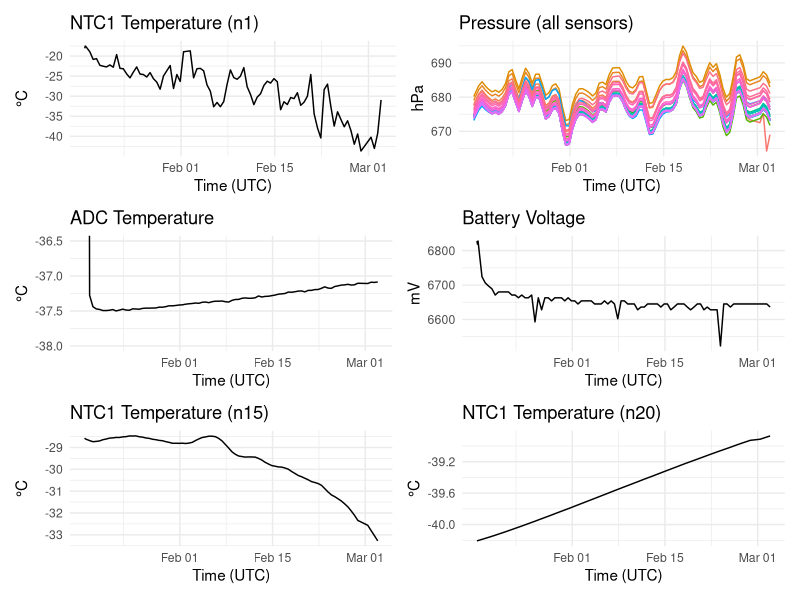
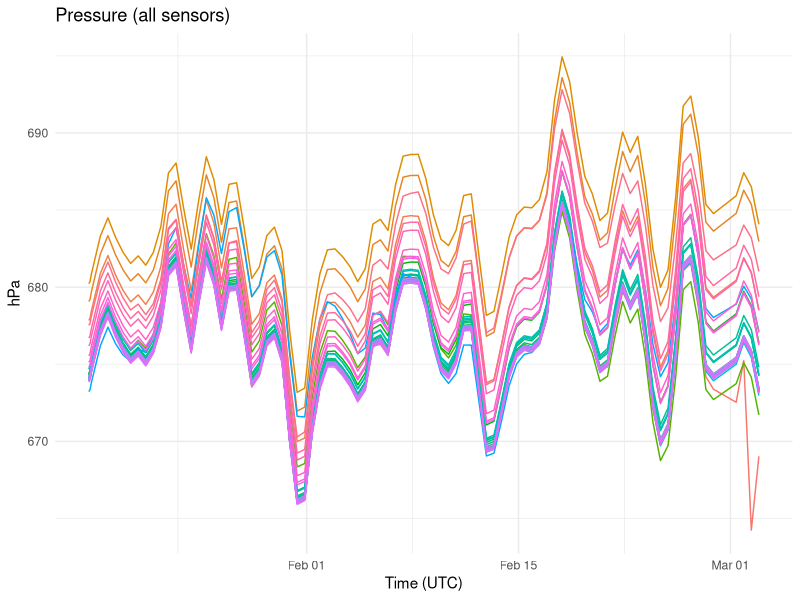
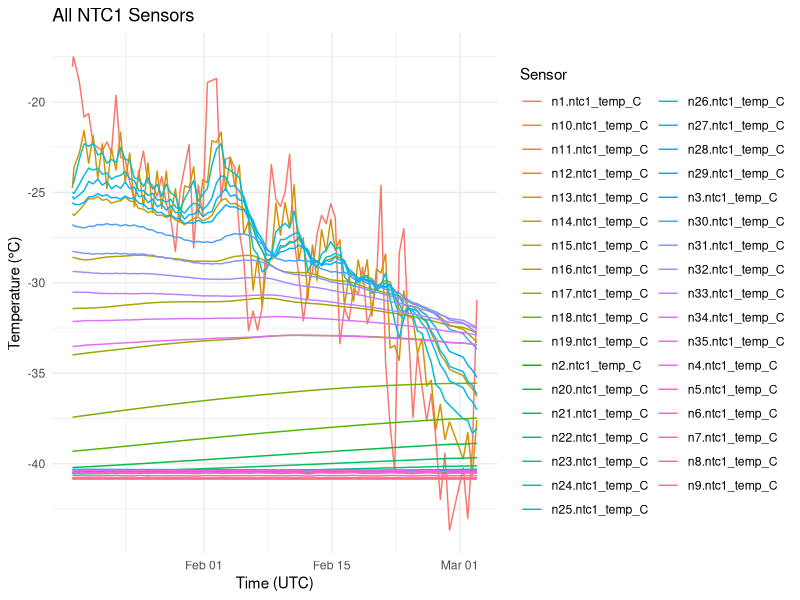

Reproduce these figures in R, in order.
## ---- chunk 1
library(ggplot2)
library(dplyr)
library(tidyr)
library(patchwork)
## ---- chunk 2

#' Extract a substring block from a hex string
#'
#' @param s Character scalar. Full hex string.
#' @param pos Integer. 1-based start position in `s`.
#' @param n Integer. Number of characters to extract.
#' @return Character scalar of length `n` (or shorter if `s` ends early).
hex_block <- function(s, pos, n) substr(s, pos, pos + n - 1L)


#' Convert hexadecimal string to an unsigned number (robust)
#'
#' Robustly converts a hexadecimal string to a numeric value.
#' This avoids potential overflow issues of `strtoi()` for unsigned 32-bit values
#' (e.g., Unix time encoded as 8 hex chars).
#'
#' @param h Character scalar. Hex string (e.g., "1A18", "FFFFFFFF").
#' @return Numeric scalar (or `NA_real_` if parsing fails).
#' @examples
#' hex_to_uint("1a18")     # 6680
#' hex_to_uint("FFFFFFFF") # 4294967295
hex_to_uint <- function(h) {
  if (is.na(h) || h == "" || nchar(h) == 0L) return(NA_real_)
  h <- toupper(h)

  chars <- strsplit(h, "", fixed = TRUE)[[1]]
  # Map '0'..'9','A'..'F' -> 0..15
  nibble <- match(chars, c(as.character(0:9), LETTERS[1:6])) - 1L
  if (any(is.na(nibble))) return(NA_real_)

  # Accumulate in base-16 (numeric is exact up to 2^53)
  v <- 0
  for (d in nibble) v <- v * 16 + d
  v
}


#' Convert hexadecimal string to signed integer (two's complement)
#'
#' Interprets an unsigned hex value as a signed two's-complement integer
#' of given bit width.
#'
#' @param h Character scalar. Hex string.
#' @param bits Integer. Bit width (e.g., 16, 24).
#' @return Integer scalar (or `NA_integer_` if parsing fails).
#' @examples
#' hex_to_int("FF", 8)     # -1
#' hex_to_int("8000", 16)  # -32768
hex_to_int <- function(h, bits) {
  v <- hex_to_uint(h)
  if (is.na(v)) return(NA_integer_)

  sign_bit <- 2^(bits - 1L)
  if (v >= sign_bit) v <- v - 2^bits

  as.integer(v)
}


#' Get decoding specification for a field name
#'
#' Returns the number of hex characters (`n_hex`) and a decoding function
#' to convert the corresponding block into a value.
#'
#' Rules implemented:
#' - `time_unix`: 8 hex chars, unsigned
#' - `adc_temp`: 6 hex chars, signed 24-bit
#' - `battery_mv`: 4 hex chars, unsigned (uint16)
#' - `*.gnd`: 4 hex chars, signed 16-bit
#' - `*.ntc1`, `*.ntc2`, `*.pressure`: 6 hex chars, signed 24-bit
#'
#' @param name Character scalar. Field name from the schema.
#' @return List with elements `n_hex` (integer) and `decode` (function).
field_spec <- function(name) {
  if (name == "time_unix") {
    return(list(n_hex = 8L, decode = hex_to_uint))
  }
  if (name == "adc_temp") {
    return(list(n_hex = 6L, decode = function(h) hex_to_int(h, bits = 24L)))
  }
  if (name == "battery_mv") {
    return(list(n_hex = 4L, decode = hex_to_uint))
  }

  if (grepl("\\.gnd$", name)) {
    return(list(n_hex = 4L, decode = function(h) hex_to_int(h, bits = 16L)))
  }
  if (grepl("\\.(ntc1|ntc2|pressure|testSB)$", name)) {
    return(list(n_hex = 6L, decode = function(h) hex_to_int(h, bits = 24L)))
  }

  stop("No decoding rule for field: ", name)
}


#' Decode a hex-encoded record according to a schema
#'
#' Decodes a single hex string into named values according to a schema that
#' specifies the order and names of fields. Fields are separated by whitespace.
#'
#' @param schema Character scalar. Whitespace-separated field names.
#'   Example: `"time_unix adc_temp n1.ntc1 n1.ntc2 n1.gnd n1.pressure battery_mv"`.
#' @param hex_string Character scalar. The full hex payload to decode.
#' @return Named list with one element per schema field.
#' @examples
#' schema <- "time_unix adc_temp n1.ntc1 n1.ntc2 n1.gnd n1.pressure battery_mv"
#' # decoded <- decode_hex_line(schema, "6971e7d2...1a18")
decode_hex_line <- function(schema, hex_string) {
  fields <- strsplit(trimws(schema), "\\s+")[[1]]
  out <- vector("list", length(fields))
  names(out) <- fields

  pos <- 1L
  for (i in seq_along(fields)) {
    sp <- field_spec(fields[i])
    block <- hex_block(hex_string, pos, sp$n_hex)

    out[[i]] <- if (nchar(block) == sp$n_hex) sp$decode(block) else NA
    pos <- pos + sp$n_hex
  }

  # Warn if extra characters remain (usually indicates schema mismatch)
  if (pos <= nchar(hex_string)) {
    leftover <- substr(hex_string, pos, nchar(hex_string))
    if (nchar(trimws(leftover)) > 0L) {
      warning("Unused trailing hex characters: ", leftover)
    }
  }

  out
}
## ---- chunk 3
#' Check plausibility of decoded sensor values
#'
#' Performs a simple plausibility check on decoded sensor data.
#' Ground reference values (`*.gnd`) must lie between -1000 and -500,
#' and pressure values (`*.pressure`) between 620000 and 740000.
#'
#' If all values fall within the expected ranges, a message "Plausibility check: OK"
#' is printed. Otherwise a warning is issued.
#'
#' @param decoded Named list returned by `decode_hex_line()`.
#'
#' @return Invisibly returns `NULL`. The function is intended for quick validation.
#'
#' @examples
#' decoded <- decode_hex_line(schema, hex_string)
#' check_plausibility(decoded)
check_plausibility <- function(decoded) {
  gnd  <- unlist(decoded[grep("\\.gnd$", names(decoded))])
  pres <- unlist(decoded[grep("\\.pressure$", names(decoded))])

  if (all(gnd >= -1000 & gnd <= -500, na.rm = TRUE) &&
      all(pres >= 620000 & pres <= 740000, na.rm = TRUE)) {
    message("Plausibility check: OK")
  } else {
    warning("Plausibility check failed")
  }
}
## ---- chunk 4
schema_head03 <- "time_unix	adc_temp	n1.ntc1	n1.ntc2	n1.gnd	n1.pressure	n2.ntc1	n2.ntc2	n2.gnd	n2.pressure	n3.ntc1	n3.ntc2	n3.gnd	n3.pressure	n4.ntc1	n4.ntc2	n4.gnd	n4.pressure	n5.ntc1	n5.ntc2	n5.gnd	n5.pressure	n6.ntc1	n6.ntc2	n6.gnd	n6.pressure	n7.ntc1	n7.ntc2	n7.gnd	n7.pressure	n8.ntc1	n8.ntc2	n8.gnd	n8.pressure	n9.ntc1	n9.ntc2	n9.gnd	n9.pressure	n10.ntc1	n10.ntc2	n10.gnd	n10.pressure	n11.ntc1	n11.ntc2	n11.gnd	n11.pressure	n12.ntc1	n12.ntc2	n12.gnd	n12.pressure	n13.ntc1	n13.ntc2	n13.gnd	n13.pressure	n14.ntc1	n14.ntc2	n14.gnd	n14.pressure	n15.ntc1	n15.ntc2	n15.gnd	n15.pressure	n16.ntc1	n16.ntc2	n16.gnd	n16.pressure	n17.ntc1	n17.ntc2	n17.gnd	n17.pressure	n18.ntc1	n18.ntc2	n18.gnd	n18.pressure	n19.ntc1	n19.ntc2	n19.gnd	n19.pressure	n20.ntc1	n20.ntc2	n20.gnd	n20.pressure	n21.ntc1	n21.ntc2	n21.gnd	n21.pressure	n22.ntc1	n22.ntc2	n22.gnd	n22.pressure	n23.ntc1	n23.ntc2	n23.gnd	n23.pressure	n24.ntc1	n24.ntc2	n24.gnd	n24.pressure	n25.ntc1	n25.ntc2	n25.gnd	n25.pressure	n26.ntc1	n26.ntc2	n26.gnd	n26.pressure	n27.ntc1	n27.ntc2	n27.gnd	n27.pressure	n28.ntc1	n28.ntc2	n28.gnd	n28.pressure	n29.ntc1	n29.ntc2	n29.gnd	n29.pressure	n30.ntc1	n30.ntc2	n30.gnd	n30.pressure	n31.ntc1	n31.ntc2	n31.gnd	n31.pressure	n32.ntc1	n32.ntc2	n32.gnd	n32.pressure	n33.ntc1	n33.ntc2	n33.gnd	n33.pressure	n34.ntc1	n34.ntc2	n34.gnd	n34.pressure	n35.ntc1	n35.ntc2	n35.gnd	n35.pressure	battery_mv"

schema_head04 <- "time_unix	adc_temp	n1.ntc1	n1.ntc2	n1.testSB	n1.gnd	n2.ntc1	n2.ntc2	n2.testSB	n2.gnd	n3.ntc1	n3.ntc2	n3.testSB	n3.gnd	n4.ntc1	n4.ntc2	n4.testSB	n4.gnd	n5.ntc1	n5.ntc2	n5.testSB	n5.gnd	n6.ntc1	n6.ntc2	n6.testSB	n6.gnd	n7.ntc1	n7.ntc2	n7.testSB	n7.gnd	n8.ntc1	n8.ntc2	n8.testSB	n8.gnd	n9.ntc1	n9.ntc2	n9.testSB	n9.gnd	n10.ntc1	n10.ntc2	n10.testSB	n10.gnd	n11.ntc1	n11.ntc2	n11.testSB	n11.gnd	n12.ntc1	n12.ntc2	n12.testSB	n12.gnd	n13.ntc1	n13.ntc2	n13.testSB	n13.gnd	n14.ntc1	n14.ntc2	n14.testSB	n14.gnd	n15.ntc1	n15.ntc2	n15.testSB	n15.gnd	n16.ntc1	n16.ntc2	n16.testSB	n16.gnd	n17.ntc1	n17.ntc2	n17.testSB	n17.gnd	n18.ntc1	n18.ntc2	n18.testSB	n18.gnd	n19.ntc1	n19.ntc2	n19.testSB	n19.gnd	n20.ntc1	n20.ntc2	n20.testSB	n20.gnd	n21.ntc1	n21.ntc2	n21.testSB	n21.gnd	n22.ntc1	n22.ntc2	n22.testSB	n22.gnd	n23.ntc1	n23.ntc2	n23.testSB	n23.gnd	n24.ntc1	n24.ntc2	n24.testSB	n24.gnd	n25.ntc1	n25.ntc2	n25.testSB	n25.gnd	battery_mv"


## ---- chunk 5

example_head03 <- "6971e7d236cc371ed93a1ebdd7fccc0a571a48041d47dd5afcf90a5827477e02478b2cfcca0a5c6a47971a476e50fcd10a59cd47e0a847f6c4fcdf0a5ad547f66947ec67fcf40a5c91485b22486be5fcb10a5f8148bfb1489ac2fca60a616b48b7a448d80cfcbc0a624048bc9748e817fced0a658148d6af48fad0fcea0a6b2e48d442491b22fcd10a6faa24d30e24ec91fd240a579c27a7ac27bf89fccc0a56ea2d08f12d0c71fc910a56c9326aa6327c29fd100a567d378ee6378712fcd70a569f3f71f23f5c48fcb20a565c4456e3445c02fccd0a5b2046e0a346df55fcc50a579e47ce0547df41fce90a57c74811bd480d32fcff0a583b47f52347f4a4fce00a57e147c9a947ee7cfcd80a5938479d6547bacdfccf0a595b242bac2445d0fccc0a5743256483256b9bfce80a5657262eb5260830fcdf0a56d2274339272f0cfccc0a56ed29cfc429df8efd0d0a56c52cb2902cb9d2fcee0a572b2ecec42edae5fd170a56ae31009730facdfcaf0a5736340a893420bffcd30a55ef36c87c36b1fcfd0b0a56461a18"


decoded <- decode_hex_line(schema_head03, example_head03)
check_plausibility(decoded)
print(decoded)
## ---- chunk 6


data_head04 <- "69a5cb0a36a52835627235540663d24afcad38f48238ee6b63c79dfc8944f52644e16663bfb5fc9847891e47850663c4dbfc9547a57d47b0f063b71dfc7c479f9247aa7163c8b2fc6c47fc8547f54b63bb43fcb148301848293d63bb57fc3e4874b948604d63bd62fc7848b75948951463bbf3fc5d48de5748c05163b9a8fc5d48dc1348fc7763b76dfc4e490bea490b5e63baebfc6848fd95491e5c63bd17fc6348f59d4907a563c08dfc7a48c85248fff063a956fc4c48cc6748c02663bbedfcbf487d5e4878e763b03cfcbb4827e148165663b5c9fc7148108b480f0663bde5fc7134d94634c7d963bfe9fc8f35fa503601c163cd14fc86382a11381be363b303fc793d07373d2a2663b6e1fc7d45e12f460b6f63b404fc8b1a29"

decoded <- decode_hex_line(schema_head04, data_head04)
check_plausibility(decoded)
print(decoded)
## ---- chunk 7
library(readr)
library(dplyr)
library(lubridate)
library(purrr)
library(tidyr)
library(tibble)

#Example file for head03
df <- read_csv("./data/messages-1772658094615.csv", show_col_types = FALSE) %>%
  rename(datetime_utc = `Date Time (UTC)`,
         payload      = Payload,
         nbytes       = `Length (Bytes)`) %>%
  mutate(datetime_utc = dmy_hms(datetime_utc, tz = "UTC")) %>%
  arrange(datetime_utc)

# ---- 2) 340+54 Paare zu einer hex_data Zeile zusammenfügen ---
pairs <- df %>%
  mutate(
    next_time   = lead(datetime_utc),
    next_nbytes = lead(nbytes),
    next_pay    = lead(payload),
    dt_min      = as.numeric(difftime(next_time, datetime_utc, units = "mins"))
  ) %>%
  filter(nbytes == 340, next_nbytes == 54, !is.na(dt_min), dt_min <= 10) %>%
  transmute(
    recv_time_utc = next_time,                 # Zeitpunkt, wenn komplett
    start_time_utc = datetime_utc,             # Zeitpunkt der 340B Nachricht
    hex_data = paste0(payload, next_pay)
  )

## ---- chunk 8

decoded_tbl <- pairs %>%
  mutate(decoded = map(hex_data, ~ decode_hex_line(schema_head03, .x))) %>%
  unnest_wider(decoded)


#Check all messages for plausibility
decoded_tbl %>%
  rowwise() %>%
  mutate(.check = list(check_plausibility(as.list(pick(starts_with("n")))))) %>%
  ungroup()


decoded_tbl

## ---- chunk 9
#' Convert ADC counts to temperature
#'
#' Linear conversion from ADC counts to temperature (°C).
#'
#' @param count Numeric vector of ADC counts.
#' @return Numeric vector of temperatures in °C.
adc2temp <- function(count) {
  6.101e-5 * count - 256.6
}

#' Convert NTC ADC counts to uncalibrated temperature
#'
#' Converts NTC counts to temperature (°C) using the sensor/resistor model
#' implemented in the logger firmware.
#'
#' @param counts Numeric vector of NTC counts.
#' @return Numeric vector of uncalibrated temperatures in °C.
NTCcounts2temp <- function(counts) {
  H <- (-counts * 1000000) / (counts - 33554432)
  resistance <- (H * 499000) / (499000 - H)
  temperatures <- 1 / ((1 / 3380) * log(resistance / 10000) + 1 / 298.15)
  temperatures <- temperatures - 273.15
  temperatures
}

#' Convert pressure counts to hPa
#'
#' Converts raw pressure values to hectopascal (hPa) by dividing by 10000.
#'
#' @param pressure Numeric vector of raw pressure values.
#' @return Numeric vector of pressure in hPa.
pressure2hPa <- function(pressure) {
  pressure / 1000
}

#' Convert Unix time to POSIXct (UTC)
#'
#' Converts Unix epoch seconds to a POSIXct timestamp in UTC.
#'
#' @param time_unix Numeric vector of Unix time (seconds since 1970-01-01).
#' @return POSIXct vector in UTC.
unix2posix_utc <- function(time_unix) {
  as.POSIXct(time_unix, origin = "1970-01-01", tz = "UTC")
}

## ---- chunk 10

# ---- Apply Level-2 processing to decoded_tbl -----------------



decoded_l2 <- decoded_tbl %>%
  mutate(
    time_utc = unix2posix_utc(time_unix),
    adc_temp_C = adc2temp(adc_temp)
  ) %>%
  mutate(
    across(matches("\\.ntc[12]$"),
           ~ NTCcounts2temp(.x),
           .names = "{.col}_temp_C"),
    across(matches("\\.pressure$"),
           ~ pressure2hPa(.x),
           .names = "{.col}_hPa")
  ) %>%
  # keep a tidy subset for plotting (adjust as you like)
  select(
    recv_time_utc, start_time_utc, time_utc,
    battery_mv, adc_temp_C,
    matches("\\.ntc[12]_temp_C$"),
    matches("\\.pressure_hPa$"),
    matches("\\.gnd$")
  )

decoded_l2
## ---- chunk 11
library(dplyr)
library(tidyr)
library(ggplot2)
library(patchwork)

# ---- Pressure Daten in long format bringen -----------------

pressure_long <- decoded_l2 %>%
  select(time_utc, matches("\\.pressure_hPa$")) %>%
  pivot_longer(
    -time_utc,
    names_to = "sensor",
    values_to = "pressure_hPa"
  )

# ---- einzelne Panels ---------------------------------------

p1 <- ggplot(decoded_l2, aes(time_utc, n1.ntc1_temp_C)) +
  geom_line() +
  labs(title = "NTC1 Temperature (n1)", x = "Time (UTC)", y = "°C") +
  theme_minimal()

p2 <- ggplot(pressure_long, aes(time_utc, pressure_hPa, colour = sensor)) +
  geom_line() +
  labs(title = "Pressure (all sensors)", x = "Time (UTC)", y = "hPa") +
  theme_minimal() +
  theme(legend.position = "none")

p3 <- ggplot(decoded_l2, aes(time_utc, adc_temp_C)) +
  geom_line() +
  coord_cartesian(ylim = c(-38, -36.5)) +
  labs(title = "ADC Temperature", x = "Time (UTC)", y = "°C") +
  theme_minimal()

p4 <- ggplot(decoded_l2, aes(time_utc, battery_mv)) +
  geom_line() +
  labs(title = "Battery Voltage", x = "Time (UTC)", y = "mV") +
  theme_minimal()

p5 <- ggplot(decoded_l2, aes(time_utc, n15.ntc1_temp_C)) +
  geom_line() +
  labs(title = "NTC1 Temperature (n15)", x = "Time (UTC)", y = "°C") +
  theme_minimal()

p6 <- ggplot(decoded_l2, aes(time_utc, n20.ntc1_temp_C)) +
  geom_line() +
  labs(title = "NTC1 Temperature (n20)", x = "Time (UTC)", y = "°C") +
  theme_minimal()

# ---- Layout -------------------------------------------------

(p1 | p2) /
(p3 | p4) /
(p5 | p6)


#pressure only
p2
## ---- chunk 12
library(dplyr)
library(tidyr)
library(ggplot2)

ntc_long <- decoded_l2 %>%
  select(time_utc, matches("\\.ntc1_temp_C$")) %>%
  pivot_longer(
    -time_utc,
    names_to = "sensor",
    values_to = "temperature_C"
  )

ggplot(ntc_long, aes(time_utc, temperature_C, colour = sensor)) +
  geom_line() +
  labs(
    title = "All NTC1 Sensors",
    x = "Time (UTC)",
    y = "Temperature (°C)",
    colour = "Sensor"
  ) +
  theme_minimal()
